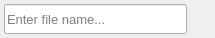
<?xml version="1.0" encoding="UTF-8"?>
<ui version="4.0">
 <class>FileRenamer</class>
 <widget class="QFrame" name="FileRenamer">
  <property name="geometry">
   <rect>
    <x>0</x>
    <y>0</y>
    <width>215</width>
    <height>38</height>
   </rect>
  </property>
  <property name="minimumSize">
   <size>
    <width>48</width>
    <height>24</height>
   </size>
  </property>
  <property name="windowTitle">
   <string>Frame</string>
  </property>
  <layout class="QGridLayout" name="fileRenamerLayout">
   <property name="margin">
    <number>4</number>
   </property>
   <property name="spacing">
    <number>0</number>
   </property>
   <item row="0" column="0">
    <widget class="FileNameEditor" name="fileNameEdit">
     <property name="sizePolicy">
      <sizepolicy hsizetype="Expanding" vsizetype="Minimum">
       <horstretch>0</horstretch>
       <verstretch>0</verstretch>
      </sizepolicy>
     </property>
     <property name="minimumSize">
      <size>
       <width>32</width>
       <height>16</height>
      </size>
     </property>
     <property name="font">
      <font>
       <pointsize>10</pointsize>
      </font>
     </property>
     <property name="placeholderText">
      <string>Enter file name...</string>
     </property>
    </widget>
   </item>
   <item row="0" column="1">
    <widget class="QPushButton" name="closeButton">
     <property name="sizePolicy">
      <sizepolicy hsizetype="Minimum" vsizetype="Minimum">
       <horstretch>0</horstretch>
       <verstretch>0</verstretch>
      </sizepolicy>
     </property>
     <property name="minimumSize">
      <size>
       <width>16</width>
       <height>16</height>
      </size>
     </property>
     <property name="maximumSize">
      <size>
       <width>24</width>
       <height>64</height>
      </size>
     </property>
     <property name="icon">
      <iconset resource="../maxcommander.qrc">
       <normaloff>:/resources/images/icons/delete.png</normaloff>:/resources/images/icons/delete.png</iconset>
     </property>
     <property name="flat">
      <bool>true</bool>
     </property>
    </widget>
   </item>
  </layout>
 </widget>
 <customwidgets>
  <customwidget>
   <class>FileNameEditor</class>
   <extends>QLineEdit</extends>
   <header location="global">../src/filerenamer.h</header>
  </customwidget>
 </customwidgets>
 <resources>
  <include location="../maxcommander.qrc"/>
 </resources>
 <connections/>
</ui>
